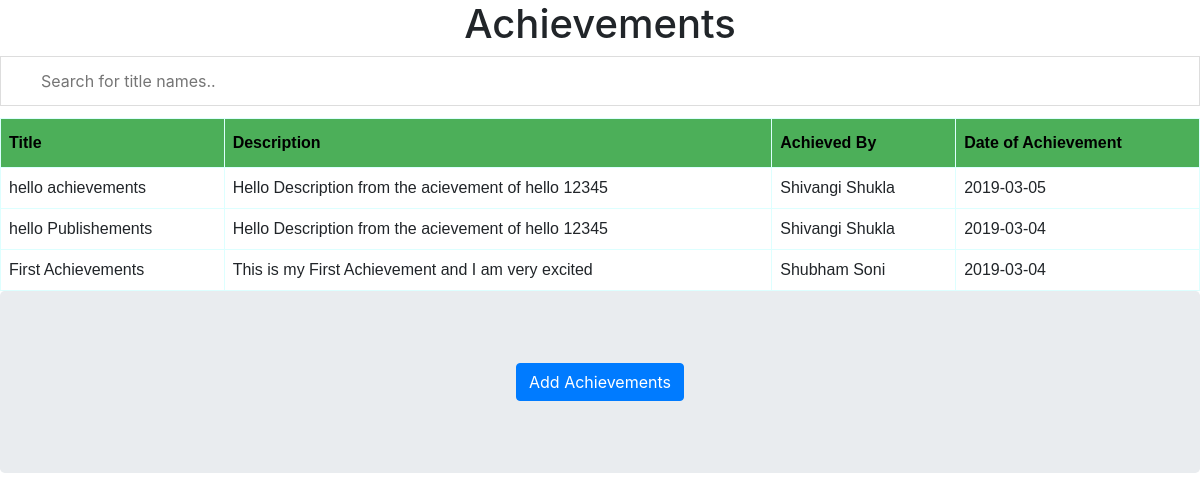
Screenshot of /includes/logic/showAchievement.php with the database file from the repository.
### tables this page shows
CREATE TABLE `achievements` (
  `achId` int(5) NOT NULL AUTO_INCREMENT,
  `userId` int(11) NOT NULL,
  `title` varchar(50) NOT NULL,
  `description` text NOT NULL,
  `status` int(1) NOT NULL DEFAULT '0',
  `achievedBy` varchar(50) NOT NULL,
  `dateOfAchieved` date NOT NULL,
  PRIMARY KEY (`achId`),
  UNIQUE KEY `title` (`title`),
  KEY `userId` (`userId`),
  CONSTRAINT `achievements_ibfk_1` FOREIGN KEY (`userId`) REFERENCES `users` (`id`)
);

### includes/logic/showAchievement.php (the view, shortened to what this page needs)
<?php include('../../config.php') ?>
<!DOCTYPE html>
<html lang="en">
<head>
    <link rel="stylesheet" href="https://stackpath.bootstrapcdn.com/bootstrap/4.3.1/css/bootstrap.min.css">
</head>
<body>
        <h1 style="text-align: center;">Achievements</h1>
        <input type="text" id="myInput" onkeyup="myFunction()" placeholder="Search for title names.." title="Type in a name">
    <table id="dctable">
    <thead>
        <tr>
            <th>Title</th>
            <th>Description</th>
            <th>Achieved By</th>
            <th>Date of Achievement</th>
        </tr>
    </thead>
    <tbody>
        <?php
        $sql = "SELECT title, description, achievedBy, dateOfAchieved from achievements where status='1'";
        $result = $conn->query($sql);
        while( $row = $result->fetch_assoc()) : ?>
        <tr>
            <td><?php echo $row['title']; ?></td>
            <td><?php echo $row['description']; ?></td>
            <td><?php echo $row['achievedBy']; ?></td>
            <td><?php echo $row['dateOfAchieved']; ?></td>
        </tr>
        <?php endwhile ?>
    </tbody>
</table>
<section class="jumbotron text-center">
    <div class="container">
        <a href="addAchievement.php" class="btn btn-primary my-2">Add Achievements</a>
    </div>
</section>
</body>
</html>

### includes/logic/showAchievement.php (style rules this page uses)
#dctable { font-family: "Trebuchet MS", Arial, Helvetica, sans-serif; border-collapse: collapse; width: 100%; }
#dctable td, #dctable th { border: 1px solid #dff; padding: 8px; }
#dctable th { padding-top: 12px; padding-bottom: 12px; text-align: left; background-color: #4CAF59; color: black; }
* { box-sizing: border-box; }
#myInput { background-position: 10px 10px; background-repeat: no-repeat; width: 100%; font-size: 16px; padding: 12px 20px 12px 40px; border: 1px solid #ddd; margin-bottom: 12px; }

### rows the page displays
achievements: title "hello achievements", description "Hello Description from the acievement of hello 12345", achievedBy "Shivangi Shukla", dateOfAchieved "2019-03-05"
achievements: title "hello Publishements", description "Hello Description from the acievement of hello 12345", achievedBy "Shivangi Shukla", dateOfAchieved "2019-03-04"
achievements: title "First Achievements", description "This is my First Achievement and I am very excited", achievedBy "Shubham Soni", dateOfAchieved "2019-03-04"
